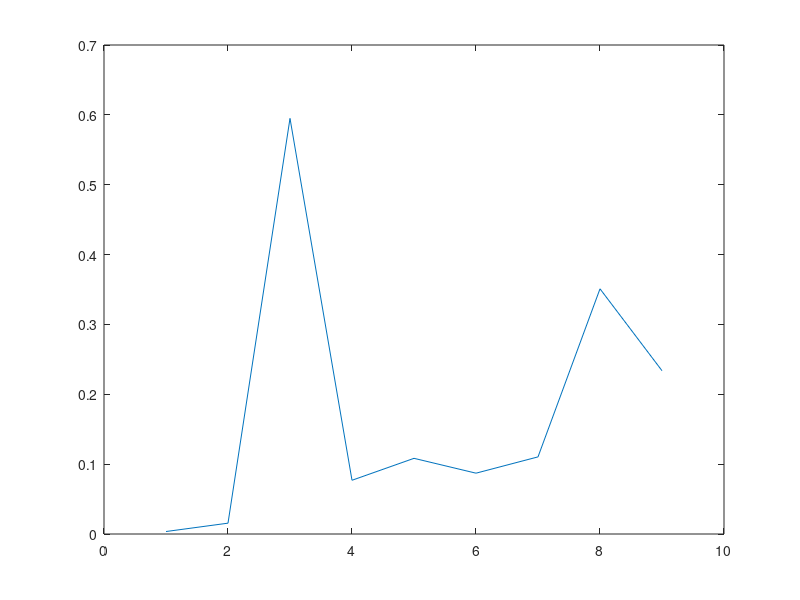

This chart was generated by the following MATLAB code:
% time invariant force, linear time invariant system

clear;
close all;
% load structure.mat; % load xPhys

draw_deformation = 0; % draw deformation of the structure
T = 1e1; % maximum time
nsteps = 1e1;

%% dynamics using finite element method
% Set parameters
nelx = 2; % horizontal number of elements (left to right)
nely = 1; % vertical number of elements (top to down)
penal = 3; % polynomial order to define density-young's modulus relationship
E0 = 1; % young's modulus at density=1
Emin = 1e-9; % young's modulus at density=0, keep this small
nu = 0.3; % poisson's ratio

% element-wise stiffness matrix for a quadrilateral element (square in shape)
A11 = [12  3 -6 -3;  3 12  3  0; -6  3 12 -3; -3  0 -3 12]; %stiffness matrix
A12 = [-6 -3  0  3; -3 -6 -3 -6;  0 -3 -6  3;  3 -6  3 -6];
B11 = [-4  3 -2  9;  3 -4 -9  4; -2 -9 -4 -3;  9  4 -3 -4];
B12 = [ 2 -3  4 -9; -3  2  9 -2;  4  9  2  3; -9 -2  3  2];
KE = 1/(1-nu^2)/24*([A11 A12;A12' A11]+nu*[B11 B12;B12' B11]);

% element-wise consistent mass matrix for a quadrilateral element (square in shape)
ME = (4*eye(8) + [zeros(4),eye(4);eye(4),zeros(4)] + repmat(kron([0 1;1 0],2*eye(2)),2,2))/9;

% define material density
% this is now loaded from an existing file structure.mat
xPhys = ones(nely,nelx);
[nely,nelx] = size(xPhys);

% element-to-global assembly
nodenrs = reshape(1:(1+nelx)*(1+nely),1+nely,1+nelx);
edofVec = reshape(2*nodenrs(1:end-1,1:end-1)+1,nelx*nely,1);
edofMat = repmat(edofVec,1,8)+repmat([0 1 2*nely+[2 3 0 1] -2 -1],nelx*nely,1);
iK = reshape(kron(edofMat,ones(8,1))',64*nelx*nely,1);
jK = reshape(kron(edofMat,ones(1,8))',64*nelx*nely,1);
sK = reshape(KE(:)*(Emin+xPhys(:)'.^penal*(E0-Emin)),64*nelx*nely,1);
K = sparse(iK,jK,sK); K = (K+K')/2;
sM = reshape(ME(:)*xPhys(:)',64*nelx*nely,1);
M = sparse(iK,jK,sM); M = (M+M')/2;

% define loads and dofs
F = sparse(2*(nelx+1)*(nely+1),1,-1e-2,2*(nely+1)*(nelx+1),1);
fixeddofs = [1:2*(nely+1)];
alldofs = [1:2*(nely+1)*(nelx+1)];
freedofs = setdiff(alldofs,fixeddofs);

% static solution
U = zeros(2*(nely+1)*(nelx+1),1);
U(freedofs) = K(freedofs,freedofs)\F(freedofs);

% dynamic solution
p = size(freedofs,2);

% tspan = linspace(0,T,nsteps); % t0 = 0; tf = 10, nsteps = 100; 
% y = ode4(@(t,y)testode(t,y,...
%     K(freedofs,freedofs),M(freedofs,freedofs),F(freedofs)),tspan,zeros(2*p,1));

% plot solution
% figure; hold on;
% plot(tspan,y(:,end)); plot([0,tspan(end)],[U(end),U(end)],'-.'); 

% prepare matrices for input (force) estimation
dt = T/nsteps;
Kb = K(freedofs,freedofs);
Mb = M(freedofs,freedofs);
Fb = F(freedofs);
A = [zeros(p), -Mb\Kb; eye(p), zeros(p)];
B = [inv(Mb); zeros(p)];

% set observer
num_observer = p-1;
S = zeros(num_observer,p); 
S(:,randperm(p,num_observer))=eye(num_observer);

% calculate some big matrices
%The following uses a theoretical solution
AA = expm(A*dt);
BB = inv(A)*(AA-eye(2*p))*B;

% time variant input Fb*i
Fb_set = kron((1:nsteps-1)',eye(p))*Fb;
y = zeros(nsteps,2*p);
for i = 2:nsteps
    y(i,:) = (AA*y(i-1,:)' + BB*Fb_set(p*(i-2)+(1:p)))';
end
% calculate the acceleration (since we will use acc as the observation)
acc = (inv(Mb)*reshape(Fb_set,p,nsteps-1) - inv(Mb)*Kb*y(1:end-1,p+1:end)')';

% draw the structure
if draw_deformation
    for tt = 1:nsteps
        if mod(tt,10)==1
            figure; hold on; axis equal;
            sx = repmat(0:nelx,nely+1,1);
            sy = repmat((nely:-1:0)',1,nelx+1);
            ally = zeros((nely+1)*(nelx+1)*2,1);
            ally(freedofs) = y(tt,p+1:end)';
            dx = reshape(ally(1:2:end),nely+1,nelx+1);
            dy = reshape(ally(2:2:end),nely+1,nelx+1);
            dx_normal = dx/max(abs(y(:))+eps);
            dy_normal = dy/max(abs(y(:))+eps);
            sxx = sx+dx_normal;
            syy = sy+dy_normal;
            for ii=1:nelx+1
                plot(sxx(:,ii),syy(:,ii));
            end
            for ii=1:nely+1
                plot(sxx(ii,:),syy(ii,:));
            end
        end
    end
end

% calculate matrices for observability
D = S*inv(Mb);
C1 = -S*inv(Mb)*Kb;
C = [zeros(num_observer,p), C1];
% M2 follows corollary 5 eq 35
% M1 follows eq 13b
M2 = D;
M1 = M2;
rankM2 = zeros(nsteps-1,1);
rankM1 = zeros(nsteps-1,1);

error = zeros(nsteps-1,1);
% fbar = zeros(p,nsteps-1);
for i = 1:nsteps-1
    Ytemp = S*acc(1:i,:)';
    Ytemp = Ytemp(:);
    fbar = (M1'*M1)\(M1'*Ytemp);
    error(i) = norm(fbar-Fb_set(1:i*p));
    rankM2(i) = rank(M2);
    rankM1(i) = rank(M1);
    
    M2 = [M2; C*AA^(i-1)*BB];
    M1 = [M2,[zeros(num_observer,p*i);M1]];
end

figure;
plot(1:nsteps-1,error);
